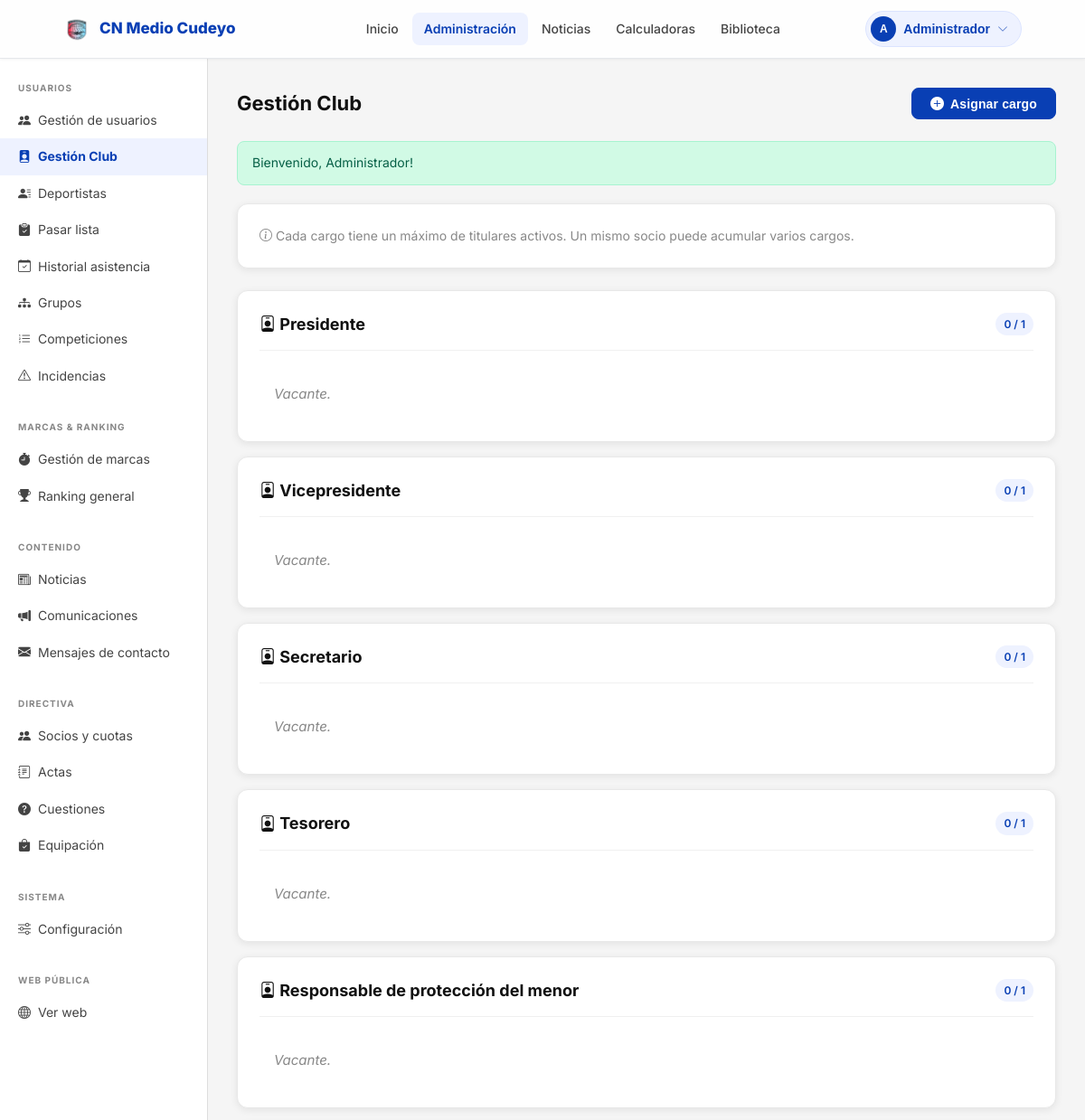
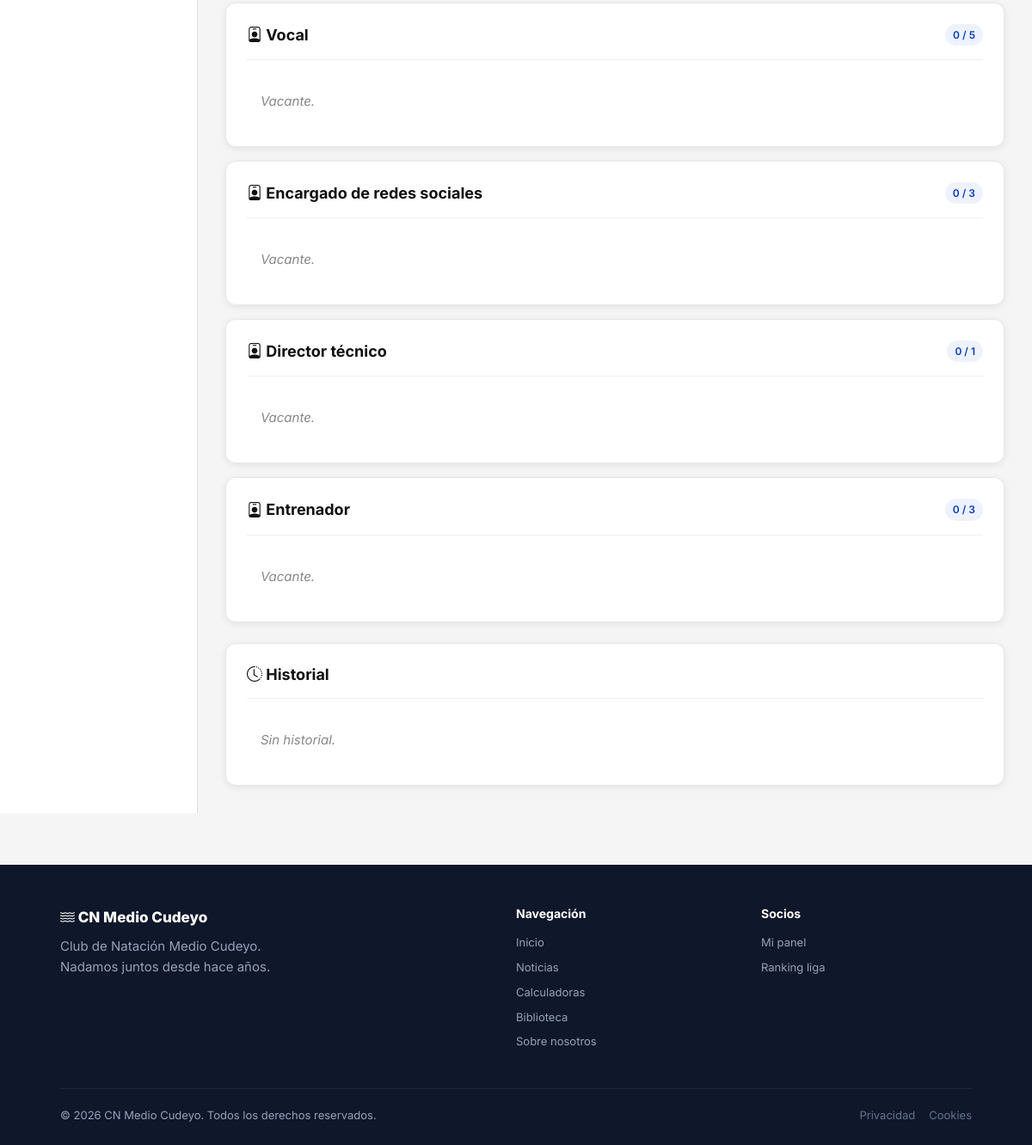
Screenshot of /admin/cargos.php (signed in) with the database file from the repository (2 pictures, top to bottom).
### tables this page shows
CREATE TABLE IF NOT EXISTS users (
    id         INT AUTO_INCREMENT PRIMARY KEY,
    nombre     VARCHAR(100)  NOT NULL,
    email      VARCHAR(150)  NOT NULL UNIQUE,
    password   VARCHAR(255)  NOT NULL,
    rol        ENUM('socio','admin') NOT NULL DEFAULT 'socio',
    tipo_socio ENUM('numerario','deportivo') DEFAULT NULL,
    estado     ENUM('pendiente','activo','rechazado') NOT NULL DEFAULT 'pendiente',
    liga       ENUM('benjamin','alevin','infantil','junior','absoluto','master') DEFAULT NULL,
    sexo       ENUM('M','F') NOT NULL,
    fecha_nacimiento DATE DEFAULT NULL,
    tutor_user_id INT DEFAULT NULL,
    rfen_id    VARCHAR(100) DEFAULT NULL,
    rfen_nombre VARCHAR(200) DEFAULT NULL,
    nadador_activo TINYINT(1) NOT NULL DEFAULT 1,
    avatar_url VARCHAR(500)  DEFAULT NULL,
    must_change_pwd TINYINT(1) NOT NULL DEFAULT 0,
    tutor_email VARCHAR(150) DEFAULT NULL,
    created_at TIMESTAMP DEFAULT CURRENT_TIMESTAMP,
    updated_at TIMESTAMP DEFAULT CURRENT_TIMESTAMP ON UPDATE CURRENT_TIMESTAMP,
    CONSTRAINT fk_users_tutor FOREIGN KEY (tutor_user_id) REFERENCES users(id) ON DELETE SET NULL
);

### public/admin/cargos.php (the view, shortened to what this page needs)
<?php
require_once dirname(__DIR__, 2) . '/config/db.php';
require_once dirname(__DIR__, 2) . '/includes/auth.php';
require_once dirname(__DIR__, 2) . '/includes/layout.php';
$CARGOS    = cargos_disponibles();
$LIMITES   = cargos_limites();
$activosPorCargo = [];
foreach ($CARGOS as $c) $activosPorCargo[$c] = [];
$historial = $pdo->query("
    SELECT c.id, c.cargo, c.fecha_inicio, c.fecha_fin, c.notas, u.nombre, u.email
    FROM cargos c
    JOIN users u ON u.id = c.user_id
    WHERE c.fecha_fin IS NOT NULL AND c.fecha_fin <= CURDATE()
    ORDER BY c.fecha_fin DESC
    LIMIT 100
")->fetchAll();
$usuariosActivos = $pdo->query(
    "SELECT id, nombre, email FROM users WHERE estado='activo' ORDER BY nombre"
)->fetchAll();
render_header('Gestión Club', 'admin-cargos');
render_admin_layout('cargos', function() use ($CARGOS, $LIMITES, $activosPorCargo, $historial, $usuariosActivos) {
?>
<div class="d-flex justify-between align-center mb-6" style="gap:12px;flex-wrap:wrap;">
  <h1 style="margin:0;">Gestión Club</h1>
  <button class="btn btn-primary" onclick="document.getElementById('modalAsignar').style.display='flex'">
    <i class="bi bi-plus-circle-fill"></i> Asignar cargo
  </button>
</div>
<div class="card mb-6">
  <div class="card-body">
    <p style="margin:0;color:var(--gray);font-size:14px;">
      <i class="bi bi-info-circle"></i>
      Cada cargo tiene un máximo de titulares activos. Un mismo socio puede acumular varios cargos.
    </p>
  </div>
</div>
<?php foreach ($CARGOS as $cargo): ?>
  <?php
    $titulares = $activosPorCargo[$cargo];
    $limite    = $LIMITES[$cargo];
    $actuales  = count($titulares);
  ?>
  <div class="card mb-4">
    <div class="card-header d-flex justify-between align-center" style="gap:12px;">
      <div>
        <h3 style="margin:0;font-size:18px;">
          <i class="bi bi-person-badge"></i> <?= e(cargo_label($cargo)) ?>
        </h3>
      </div>
      <div>
        <span class="badge <?= $actuales >= $limite ? 'badge-red' : 'badge-blue' ?>">
          <?= $actuales ?> / <?= $limite ?>
        </span>
      </div>
    </div>
    <div class="card-body" style="padding:0;">
      <?php if (!$titulares): ?>
        <p style="padding:16px;margin:0;color:var(--gray);font-style:italic;">Vacante.</p>
      <?php endif; ?>
    </div>
  </div>
<?php endforeach; ?>
<div class="card mt-6">
  <div class="card-header">
    <h3 style="margin:0;font-size:18px;"><i class="bi bi-clock-history"></i> Historial</h3>
  </div>
  <div class="card-body" style="padding:0;">
    <?php if (!$historial): ?>
      <p style="padding:16px;margin:0;color:var(--gray);font-style:italic;">Sin historial.</p>
    <?php endif; ?>
  </div>
</div>
<?php
});
render_footer();

### includes/layout.php (shortened to what this page needs)
<?php
function render_header(string $title, string $activePage = '', string $extraHead = '', string $description = ''): void
{
  $user = current_user();
  $isAdmin = $user && $user['rol'] === 'admin';
?>
  <!DOCTYPE html>
  <html lang="es">
  <head>
    <link rel="stylesheet" href="https://cdn.jsdelivr.net/npm/bootstrap-icons@1.11.3/font/bootstrap-icons.min.css">
    <link rel="stylesheet" href="https://cdn.jsdelivr.net/npm/tom-select@2/dist/css/tom-select.min.css">
    <link rel="stylesheet" href="/assets/css/main.css?v=<?= filemtime($_SERVER['DOCUMENT_ROOT'] . '/assets/css/main.css') ?>">
  </head>
  <body>
    <nav class="navbar">
      <div class="container">
        <div class="navbar-inner">
          <a href="/" class="navbar-brand">
            <img class="brand-icon" src="/assets/images/icon.png" />
            CN Medio Cudeyo
          </a>
          <div class="navbar-links">
            <a href="/" <?= $activePage === 'inicio' ? 'class="active"' : '' ?>>Inicio</a>
            <?php if ($user): ?>
              <?php if ($isAdmin): ?>
                <a href="/admin/usuarios" <?= str_starts_with($activePage, 'admin') ? 'class="active"' : '' ?>>Administración</a>
              <?php endif; ?>
            <?php endif; ?>
            <a href="/noticias/" <?= $activePage === 'noticias' ? 'class="active"' : '' ?>>Noticias</a>
            <?php if ($user && is_nadador_activo()): ?>
              <a href="/calculadoras" <?= $activePage === 'calculadoras' ? 'class="active"' : '' ?>>Calculadoras</a>
              <a href="/biblioteca" <?= $activePage === 'biblioteca'   ? 'class="active"' : '' ?>>Biblioteca</a>
            <?php elseif (!$user): ?>
              <a href="/sobre-nosotros" <?= $activePage === 'sobre' ? 'class="active"' : '' ?>>Sobre nosotros</a>
            <?php endif; ?>
          </div>
          <div class="navbar-auth">
            <?php if ($user): ?>
              <div class="navbar-user-dropdown">
                <button class="navbar-user" onclick="document.querySelector('.navbar-user-dropdown').classList.toggle('open')" type="button">
                  <?php if (!empty($user['avatar_url'])): ?>
                    <img src="<?= e($user['avatar_url']) ?>" alt="" class="navbar-user-avatar" style="width:32px;height:32px;border-radius:50%;object-fit:cover;">
                  <?php else: ?>
                    <div class="navbar-user-avatar"><?= strtoupper(mb_substr($user['nombre'], 0, 1)) ?></div>
                  <?php endif; ?>
                  <span><?= e($user['nombre']) ?></span>
                  <i class="bi bi-chevron-down" style="font-size:12px;opacity:0.7;"></i>
                </button>
              </div>
            <?php else: ?>
              <a href="/login" class="btn btn-secondary btn-sm">Acceso</a>
              <a href="/register" class="btn btn-primary btn-sm">Registro</a>
            <?php endif; ?>
          </div>
        </div>
      </div>
    </nav>
    <main class="site-main">
    <?php
  }
  function render_footer(): void
  {
    $user = current_user();
    ?>
    </main>
    <footer class="footer">
      <div class="container">
        <div class="footer-inner">
          <div>
            <div class="footer-brand-name"><i class="bi bi-water"></i> CN Medio Cudeyo</div>
            <p>Club de Natación Medio Cudeyo.<br>Nadamos juntos desde hace años.</p>
          </div>
          <div class="footer-col">
            <h4>Navegación</h4>
            <a href="/">Inicio</a>
            <a href="/noticias/">Noticias</a>
            <a href="/calculadoras">Calculadoras</a>
            <?php if ($user): ?>
              <a href="/biblioteca">Biblioteca</a>
            <?php endif; ?>
            <a href="/sobre-nosotros">Sobre nosotros</a>
          </div>
          <div class="footer-col">
            <h4>Socios</h4>
            <?php if (!$user): ?>
              <a href="/login">Acceso socios</a>
              <a href="/register">Registro</a>
            <?php else: ?>
              <a href="/socio/panel">Mi panel</a>
              <a href="/socio/ranking">Ranking liga</a>
            <?php endif; ?>
          </div>
        </div>
        <div class="footer-bottom">
          <span>&copy; <?= date('Y') ?> CN Medio Cudeyo. Todos los derechos reservados.</span>
          <div class="footer-links">
            <a href="/privacidad">Privacidad</a>
            <a href="/cookies">Cookies</a>
          </div>
        </div>
      </div>
    </footer>
  </body>
  </html>
<?php
  }
?>
<?php
  function render_admin_layout(string $activePage, callable $content): void
  {
    $isAdmin      = is_admin();
    $isDirTec     = $isAdmin || user_tiene_cargo('director_tecnico');
    $isEntrenador = $isDirTec || user_tiene_cargo('entrenador');
    $isRedes      = $isDirTec || user_tiene_cargo('encargado_redes');
?>
  <div class="admin-layout">
    <aside class="admin-sidebar">
      <div class="admin-sidebar-section">
        <div class="admin-sidebar-title">Usuarios</div>
        <?php if ($isAdmin): ?>
        <a href="/admin/usuarios" class="<?= $activePage === 'usuarios' ? 'active' : '' ?>">
          <i class="bi bi-people-fill"></i> Gestión de usuarios
        </a>
        <?php endif; ?>
        <?php if ($isAdmin): ?>
        <a href="/admin/cargos" class="<?= $activePage === 'cargos' ? 'active' : '' ?>">
          <i class="bi bi-person-badge-fill"></i> Gestión Club
        </a>
        <?php endif; ?>
        <?php if ($isEntrenador): ?>
        <a href="/admin/deportistas" class="<?= $activePage === 'deportistas' ? 'active' : '' ?>">
          <i class="bi bi-person-lines-fill"></i> Deportistas
        </a>
        <a href="/admin/asistencia" class="<?= $activePage === 'asistencia' ? 'active' : '' ?>">
          <i class="bi bi-clipboard-check-fill"></i> Pasar lista
        </a>
        <a href="/admin/asistencia_historial" class="<?= $activePage === 'asistencia_historial' ? 'active' : '' ?>">
          <i class="bi bi-calendar-check"></i> Historial asistencia
        </a>
        <a href="/admin/grupos" class="<?= $activePage === 'grupos' ? 'active' : '' ?>">
          <i class="bi bi-diagram-3-fill"></i> Grupos
        </a>
        <a href="/admin/competiciones" class="<?= $activePage === 'competiciones' ? 'active' : '' ?>">
          <i class="bi bi-list-ol"></i> Competiciones
        </a>
        <?php endif; ?>
        <?php if ($isDirTec): ?>
        <a href="/admin/incidencias" class="<?= $activePage === 'incidencias' ? 'active' : '' ?>">
          <i class="bi bi-exclamation-triangle"></i> Incidencias
        </a>
        <?php endif; ?>
      </div>
      <?php if ($isDirTec): ?>
      <div class="admin-sidebar-section">
        <div class="admin-sidebar-title">Marcas &amp; Ranking</div>
        <a href="/admin/marcas" class="<?= $activePage === 'marcas' ? 'active' : '' ?>">
          <i class="bi bi-stopwatch-fill"></i> Gestión de marcas
        </a>
        <a href="/admin/ranking" class="<?= $activePage === 'ranking' ? 'active' : '' ?>">
          <i class="bi bi-trophy-fill"></i> Ranking general
        </a>
      </div>
      <?php endif; ?>
      <?php if ($isRedes): ?>
      <div class="admin-sidebar-section">
        <div class="admin-sidebar-title">Contenido</div>
        <a href="/admin/noticias" class="<?= $activePage === 'noticias' ? 'active' : '' ?>">
          <i class="bi bi-newspaper"></i> Noticias
        </a>
        <?php if ($isDirTec): ?>
        <a href="/admin/comunicaciones" class="<?= $activePage === 'comunicaciones' ? 'active' : '' ?>">
          <i class="bi bi-megaphone-fill"></i> Comunicaciones
        </a>
        <a href="/admin/contacto" class="<?= $activePage === 'contacto' ? 'active' : '' ?>">
          <i class="bi bi-envelope-fill"></i> Mensajes de contacto
        </a>
        <?php endif; ?>
      </div>
      <?php endif; ?>
      <?php if ($isDirTec): ?>
      <div class="admin-sidebar-section">
        <div class="admin-sidebar-title">Directiva</div>
        <a href="/directiva/socios" class="<?= $activePage === 'directiva-socios' ? 'active' : '' ?>">
          <i class="bi bi-people-fill"></i> Socios y cuotas
        </a>
        <a href="/directiva/actas" class="<?= $activePage === 'directiva-actas' ? 'active' : '' ?>">
          <i class="bi bi-journal-text"></i> Actas
        </a>
        <a href="/directiva/cuestiones" class="<?= $activePage === 'directiva-cuestiones' ? 'active' : '' ?>">
          <i class="bi bi-question-circle-fill"></i> Cuestiones
        </a>
        <a href="/directiva/equipacion" class="<?= $activePage === 'directiva-equipacion' ? 'active' : '' ?>">
          <i class="bi bi-bag-check-fill"></i> Equipación
        </a>
      </div>
      <div class="admin-sidebar-section">
        <div class="admin-sidebar-title">Sistema</div>
        <a href="/admin/config" class="<?= $activePage === 'config' ? 'active' : '' ?>">
          <i class="bi bi-sliders"></i> Configuración
        </a>
      </div>
      <?php endif; ?>
      <div class="admin-sidebar-section">
        <div class="admin-sidebar-title">Web pública</div>
        <a href="/" target="_blank"><i class="bi bi-globe"></i> Ver web</a>
      </div>
    </aside>
    <main class="admin-main">
      <?php $content(); ?>
    </main>
  </div>
<?php
  }

### rows the page displays
users: nombre "A", nombre "Administrador", id "1"

### other values shown
$msg "Bienvenido, Administrador!"
cargo_label($cargo) "Presidente"
$actuales "0"
cargo_label($cargo) "Vicepresidente"
cargo_label($cargo) "Secretario"
cargo_label($cargo) "Tesorero"
cargo_label($cargo) "Responsable de protección del menor"
cargo_label($cargo) "Vocal"
$limite "5"
cargo_label($cargo) "Encargado de redes sociales"
$limite "3"
cargo_label($cargo) "Director técnico"
cargo_label($cargo) "Entrenador"
